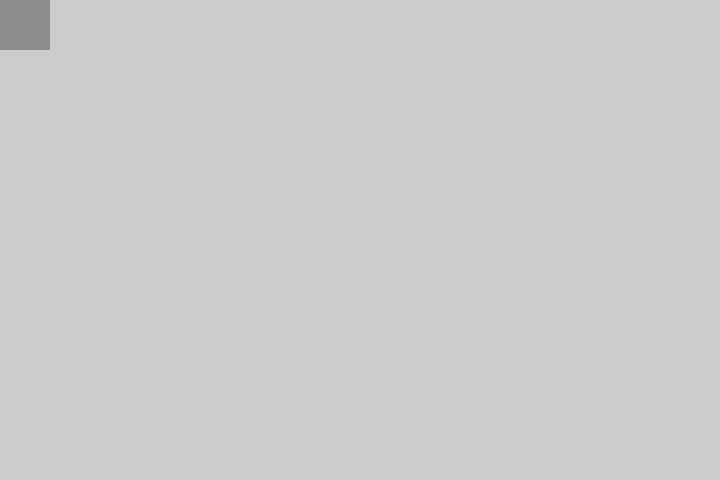
Frame 1 (no input)
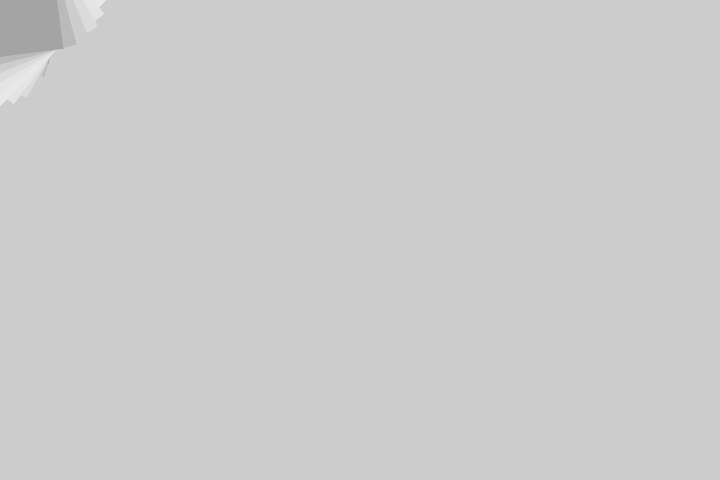
Frame 60 (the mouse pressed at the canvas centre just before this capture)
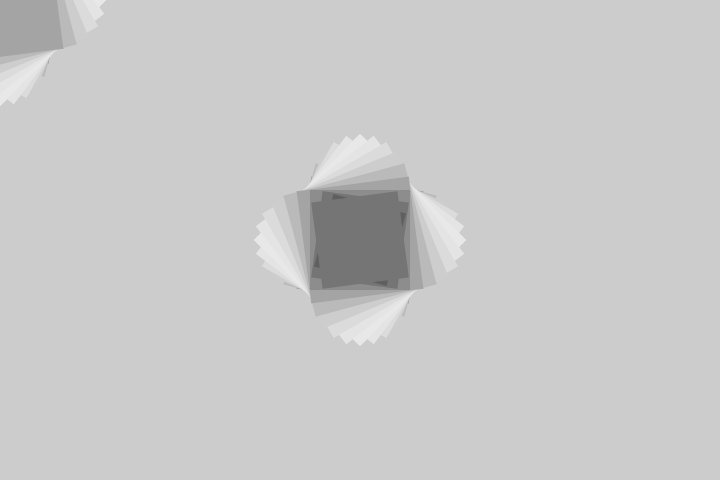
Frame 120 (the mouse held since frame 60 and released just before this capture)

The Processing sketch that drew these frames (run headless with seeded random() and noise(); from frame 60 on, the mouse is pressed at the canvas centre):

// Processing sketch: processing_116980
// ── processing_116980.pde

float angle = 0;

void setup(){
  size(720, 480);
  smooth();
  noStroke();
  rectMode(CENTER);
}

void draw(){
  //background(15);
  float scalar= sin(angle)+2;
  translate(mouseX, mouseY);
  rotate(angle/2);
  scale(scalar);
  float gray = map(sin(angle), -1, 1, 50, 232);
  fill(gray);
  rect(0,0,50,50);
  angle += PI/12;
}
